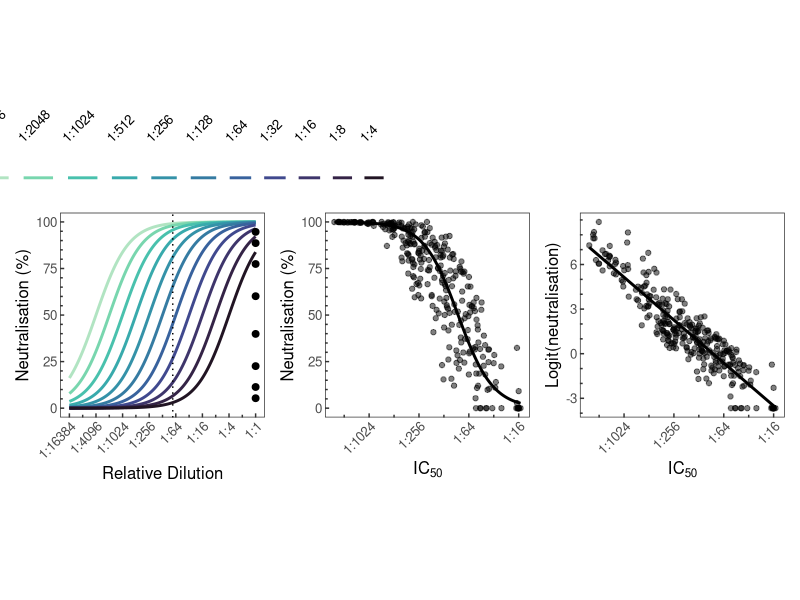
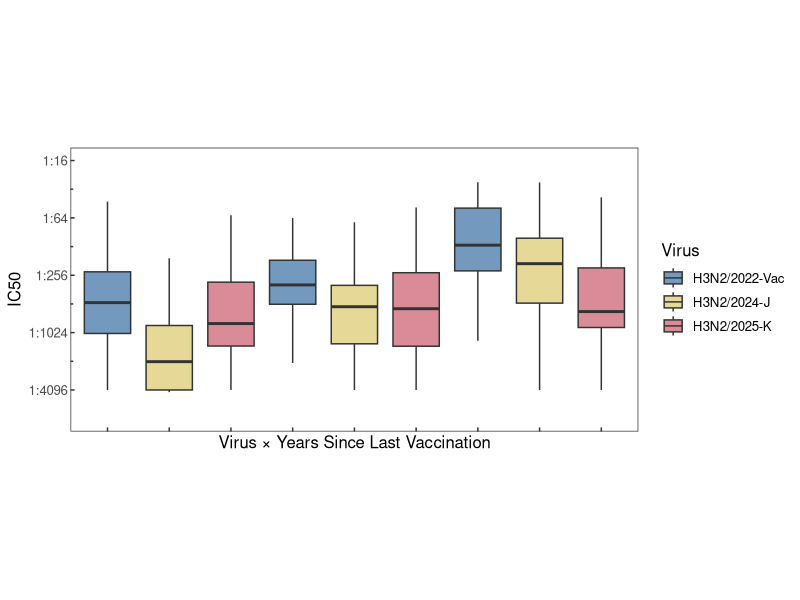

Generate these figures, in order, with R:
# ==============================================================================
# ===== (2026) H3N2 K Variant Neutralisation: Assay Comparison =================
# ==============================================================================

# ------------------------------------------------------------------------------
# ----- 0. Initialisation ------------------------------------------------------
# ------------------------------------------------------------------------------

# ----- 0.1. Description -------------------------------------------------------

# The following script compares neutralisation and IC50 assay results and
# analyses IC50 values across virus and vaccination groups.

# ----- 0.2. Dependencies ------------------------------------------------------

library(tidyverse)
library(here)
library(plotrix)
library(patchwork)
library(viridisLite)
library(emmeans)

# ----- 0.3. Helper Functions --------------------------------------------------

options(scipen = 999)

theme_base <- theme_bw() +
  theme(aspect.ratio = 1,
        panel.grid = element_blank(),
        text = element_text(size = 12),
        axis.ticks = element_line(linewidth = 0.5),
        axis.ticks.length = unit(-3, "pt"),
        axis.minor.ticks.length = unit(-2, "pt"))

# ------------------------------------------------------------------------------
# ----- 1. Comparing Neutralisation % to IC50 ----------------------------------
# ------------------------------------------------------------------------------

# ----- 1.1. Format Data -------------------------------------------------------

data_neut <- read_csv(here("data", "neutralisation_75.csv"))
data_fits <- read_csv(here("data", "IC50_fits.csv"), col_types = cols(SampleID = col_character()))
data_meta <- read_csv(here("data", "sample_metadata.csv"), col_types = cols(SampleID = col_character()))

data_neut <- data_neut %>% group_by(SampleID, Virus) %>%
  summarise(u_Neut = mean(Neut, na.rm = T))

data_comp <- left_join(data_fits, data_neut)
data_comp <- left_join(data_comp, data_meta)

# ----- 1.2. Mean Slope Sigmoid Plots ------------------------------------------

mean(filter(data_fits, Slope != 0)$Slope)

data_curved <- data_fits %>%
  filter(Slope != 0, !is.na(IC50))

mean_Slope <- mean(data_curved$Slope)

x <- seq(-14, 0, length.out = 500)
IC50s <- seq(-12, -2, 1)

plot_data <- expand_grid(x = x, IC50 = IC50s) %>%
  mutate(Mean = 100 / (1 + 2^(mean_Slope * (IC50 - x))))

plot_data$IC50 <- factor(plot_data$IC50, levels = IC50s, labels = paste0("1:", 2^abs(IC50s)))

shifts <- seq(-3.5, 3.5, 1)

bracket_points <- tibble(x = log2(1), y = 100 / (1 + 2^(mean_Slope * shifts)))

p1 <- ggplot(plot_data, aes(x = x, y = Mean, group = IC50, colour = IC50)) +
  geom_line(linewidth = 1) +
  geom_vline(xintercept = log2(1/75), linetype = "dotted") +
  geom_point(data = bracket_points, aes(x = x, y = y), inherit.aes = FALSE, size = 2) +
  scale_x_continuous(breaks = -seq(0, 14, 2), labels = paste0("1:", 2^seq(0, 14, 2)), minor_breaks = -seq(1, 13, 2), guide = guide_axis(minor.ticks = TRUE)) +
  scale_y_continuous(limits = c(0, 100), minor_breaks = seq(0, 100, 5), guide = guide_axis(minor.ticks = TRUE)) +
  scale_color_manual(values = rev(mako(13)[2:12])) +
  labs(x = "Relative Dilution", y = "Neutralisation (%)", colour = expression(IC[50])) +
  guides(colour = guide_legend(nrow = 1, byrow = TRUE, label.position = "top", label.theme = element_text(angle = 45, hjust = 0, vjust = 0.5))) +
  theme_base +
  theme(aspect.ratio = 1,
        legend.position = "top",
        legend.direction = "horizontal",
        axis.text.x = element_text(angle = 45, hjust = 1))

# ----- 1.3. Delta to Foldchange Function --------------------------------------

log2_shift <- function(p1, p2) {abs((log2(p1 / (1 - p1)) - log2(p2 / (1 - p2))) / mean_Slope)}

log2_shift(0.742, 0.538)
2^log2_shift(0.742, 0.538)

# ----- 1.4. Correlations ------------------------------------------------------

data_comp$u_Neut <- pmin(pmax(data_comp$u_Neut, 0), 100) / 100

epsilon <- 0.025

data_comp_plot <- data_comp %>%
  filter(!is.na(IC50), !is.na(u_Neut)) %>%
  mutate(u_Neut_adj = case_when(u_Neut <= 0 ~ epsilon, u_Neut >= 1 ~ 1 - epsilon, TRUE ~ u_Neut), NeutLogit = qlogis(u_Neut_adj))

cor.test(data_comp_plot$IC50, data_comp_plot$NeutLogit)

model_logit <- lm(NeutLogit ~ IC50, data = data_comp_plot)
summary(model_logit)

pred_data <- tibble(IC50 = seq(min(data_comp_plot$IC50), max(data_comp_plot$IC50), length.out = 500))

pred_data$NeutLogit <- predict(model_logit, newdata = pred_data)
pred_data$u_Neut <- plogis(pred_data$NeutLogit)

# ----- 1.5. Supplementary Plots -----------------------------------------------

p2 <- ggplot(data_comp_plot) +
  geom_point(aes(x = IC50, y = u_Neut * 100), alpha = 0.5) +
  geom_line(data = pred_data, aes(x = IC50, y = u_Neut * 100), linewidth = 1) +
  scale_x_continuous(breaks = -seq(2, 12, 2), labels = paste0("1:", 2^seq(2, 12, 2)), minor_breaks = -seq(3, 11, 2), guide = guide_axis(minor.ticks = TRUE)) +
  scale_y_continuous(limits = c(0, 100), minor_breaks = seq(0, 100, 5), guide = guide_axis(minor.ticks = TRUE)) +
  labs(x = expression(IC[50]), y = "Neutralisation (%)") +
  theme_base +
  theme(aspect.ratio = 1,
        axis.text.x = element_text(angle = 45, hjust = 1))

p3 <- ggplot(data_comp_plot) +
  geom_point(aes(x = IC50, y = NeutLogit), alpha = 0.5) +
  geom_line(data = pred_data, aes(x = IC50, y = NeutLogit), linewidth = 1) +
  scale_x_continuous(breaks = -seq(2, 12, 2), labels = paste0("1:", 2^seq(2, 12, 2)), minor_breaks = -seq(3, 11, 2), guide = guide_axis(minor.ticks = TRUE)) +
  scale_y_continuous(breaks = seq(-3, 6, 3), minor_breaks = seq(-5, 10, 1), guide = guide_axis(minor.ticks = TRUE)) +
  labs(x = expression(IC[50]), y = "Logit(neutralisation)") +
  theme_base +
  theme(aspect.ratio = 1,
        axis.text.x = element_text(angle = 45, hjust = 1))

plots <- p1 + p2 + p3

plots

# ------------------------------------------------------------------------------
# ----- 2. IC50 Models ---------------------------------------------------------
# ------------------------------------------------------------------------------

# ----- 2.1. Wrangles and Checks -----------------------------------------------

data_comp$Virus <- factor(data_comp$Virus, levels = c("THA22", "ENG24", "ENG25"))

data_comp$vacc_group <- ifelse(data_comp$vacc_years_since_last == ">4", ">4",
                              ifelse(data_comp$vacc_years_since_last == "1", "1", "2-4"))

data_comp$vacc_group <- factor(data_comp$vacc_group, levels = c(">4", "2-4", "1"))

data_comp <- mutate(data_comp, Age_policy = cut(Age, breaks = c(18, 50, 65, Inf), right = FALSE,
                                    labels = c("18-49", "50-64", "65+")))

data_comp$IC50 <- ifelse(data_comp$Verdict == "Flattened",
                         ifelse(data_comp$Lower < 50, -4, -12), data_comp$IC50)

data_comp <- data_comp %>%
  mutate(VirusVacc = interaction(Virus, vacc_group, sep = " × "))

p4 <- ggplot(data_comp) +
  geom_boxplot(aes(x = VirusVacc, y = -IC50, fill = Virus), alpha = 0.75, outlier.shape = NA) +
  theme_base +
  theme(axis.text.x = element_blank(),
        aspect.ratio = 1/2) +
  scale_y_continuous(limits = c(3, 12), breaks = seq(4, 12, 2), minor_breaks = seq(4, 13, 1), guide = guide_axis(minor.ticks = TRUE),
                     labels = rev(paste0("1:", 2^seq(4, 12, 2)))) +
  scale_fill_manual(values = c("#4677AA", "#DECC76", "#CC6476"),
                    labels = c("H3N2/2022-Vac",
                               "H3N2/2024-J",
                               "H3N2/2025-K")) +
  labs(x = "Virus × Years Since Last Vaccination", y = "IC50")

p4

# ----- 2.2. Model Fit and Contrasts -------------------------------------------

model_IC50 <- lm(IC50 ~ Virus +  vacc_group + Virus * vacc_group, data = data_comp)

summary(model_IC50)

# Virus effects within vaccine group
emm_virus_vacc <- emmeans(model_IC50, ~ Virus | vacc_group, type = "response", weights = "equal")
emm_virus_vacc

contrast(emm_virus_vacc, method = "pairwise", adjust = "none")

# Vaccine group effects within viruses
emm_vacc_virus <- emmeans(model_IC50, ~ vacc_group | Virus, type = "response", weights = "equal")
emm_vacc_virus

contrast(emm_vacc_virus, method = "pairwise")
